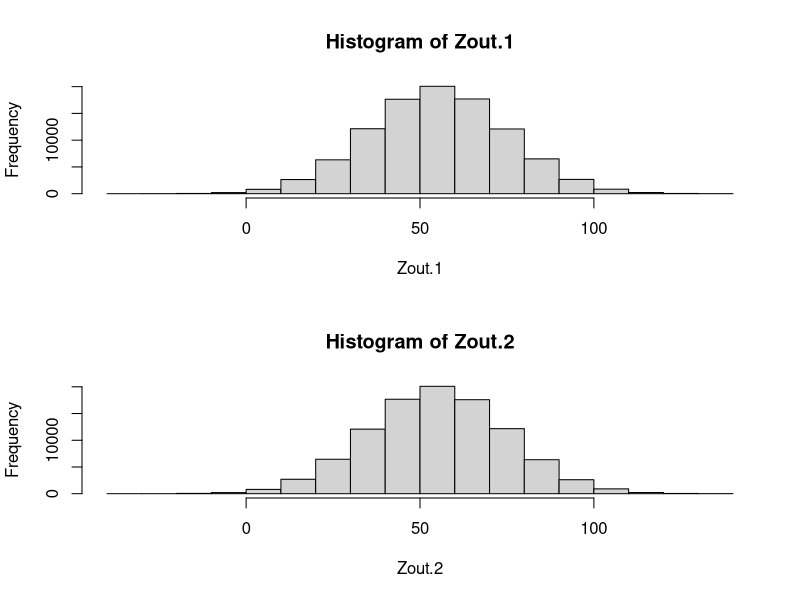
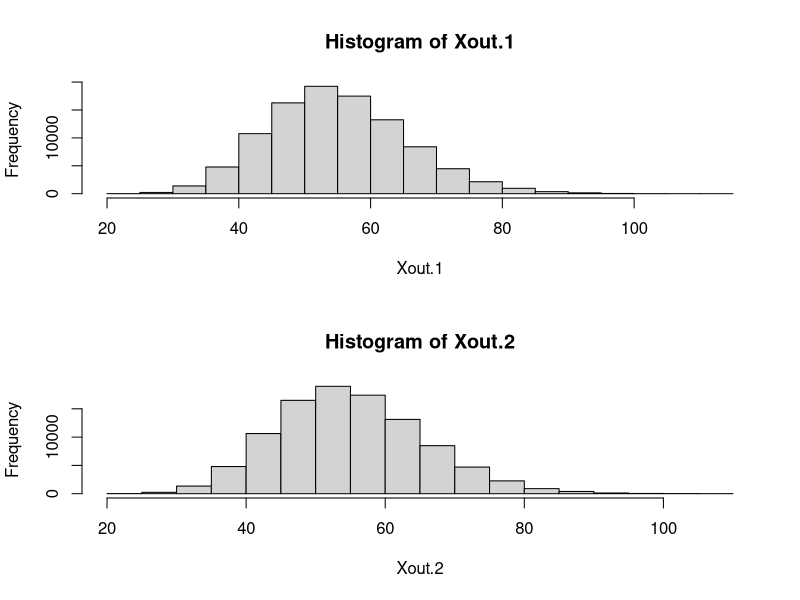
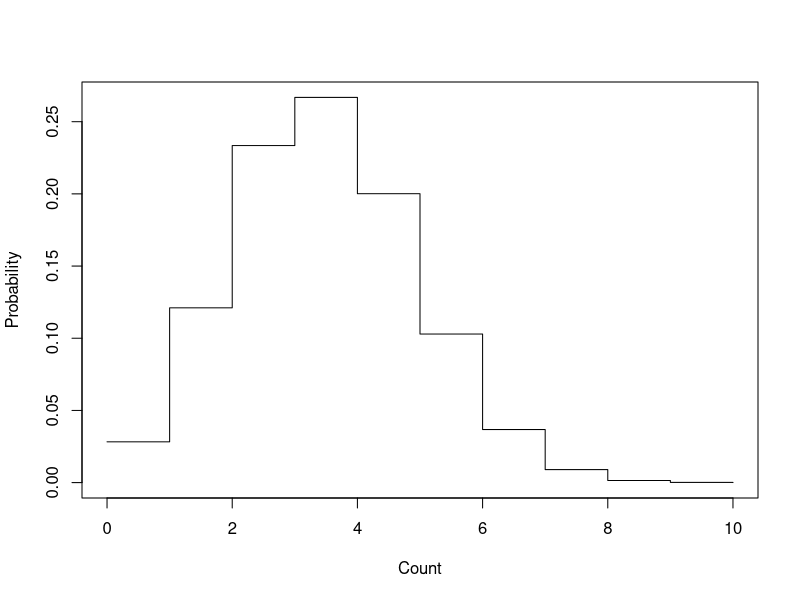
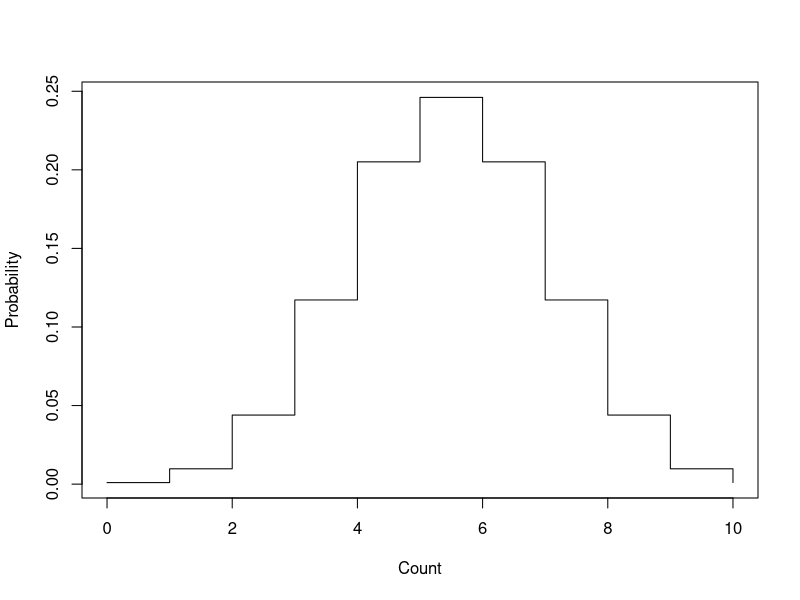
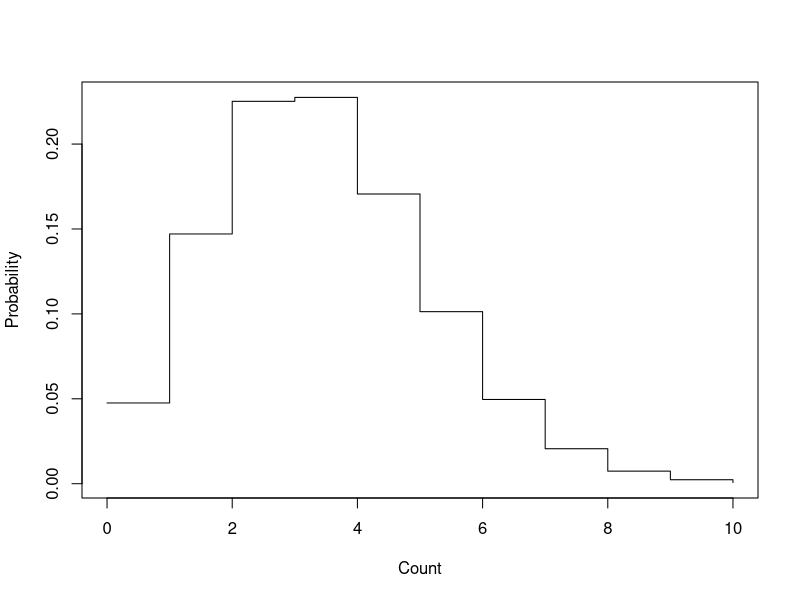
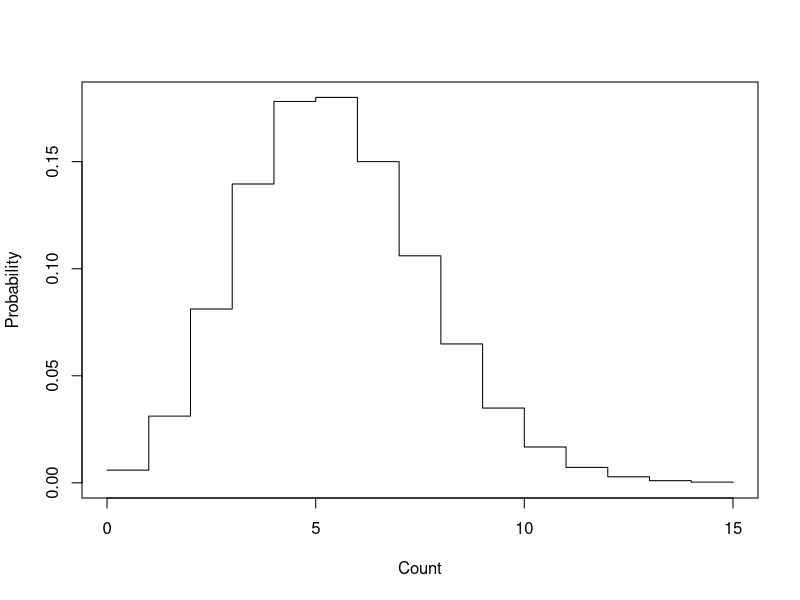
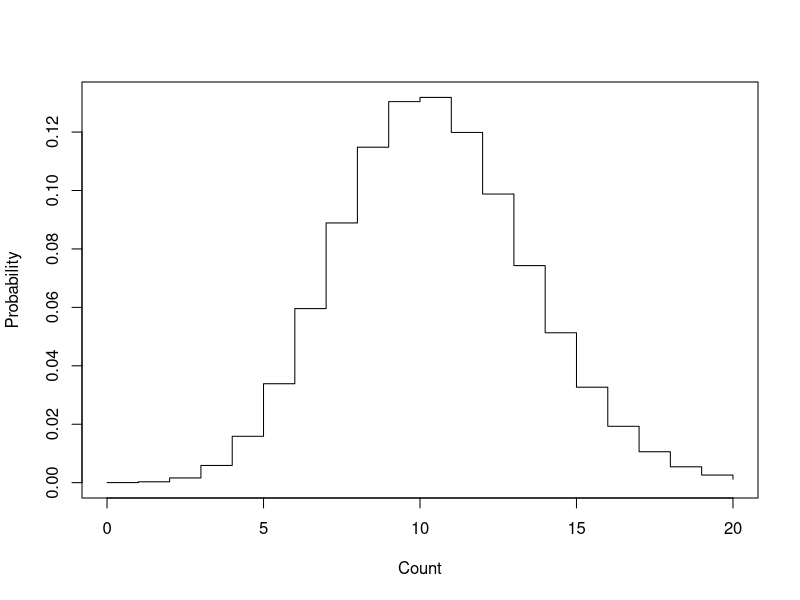
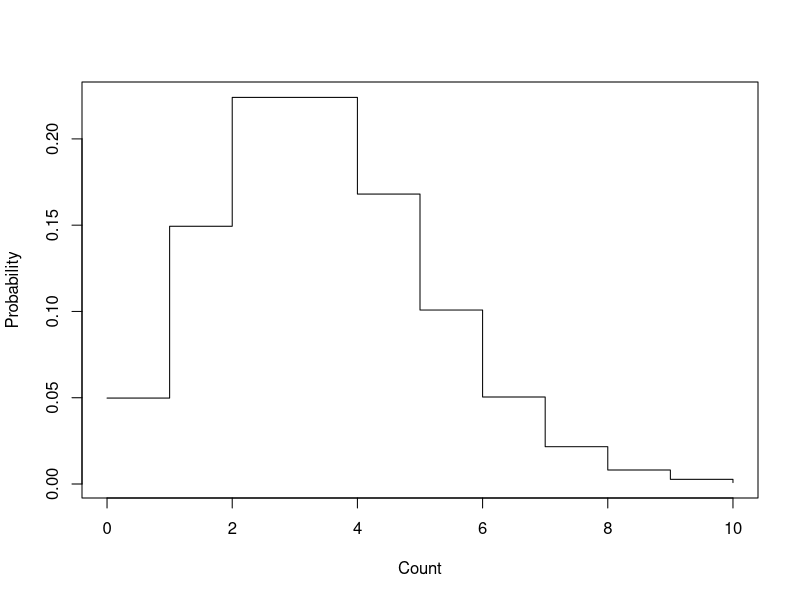

These figures' R source, in order:
# probability function of X
X <- matrix(c(0,1,2,0.2,0.5,0.3),nrow = 3)

# expected value of X
crossprod(X[,1],X[,2])

# variance of X
varf <- function(x,m,p) (x-m)^2*p
sum(mapply(varf, x = X[,1], m = crossprod(X[,1],X[,2]), p = X[,2]))

# additive property of Normal dist

Zout.1 <- replicate(n = 1e5, sum(rnorm(10, mean = 1:10, sd = 1:10)))
Zout.2 <- replicate(n = 1e5, rnorm(1, mean = sum(1:10), sd = sqrt(sum((1:10)^2))))
op <- par(mfrow=c(2,1))
hist(Zout.1)
hist(Zout.2)
par(op)

# additive property of chi-square dist

Xout.1 <- replicate(n = 1e5, sum(rchisq(10, df = 1:10)))
Xout.2 <- replicate(n = 1e5, rchisq(1, df = sum(1:10)))
op <- par(mfrow=c(2,1))
hist(Xout.1)
hist(Xout.2)
par(op)

# Table 1.5
t1.5 <- cbind(dbinom(x = 0:10, size = 10, prob = 0.2),
      dbinom(x = 0:10, size = 20, prob = 0.1),
      dbinom(x = 0:10, size = 200, prob = 0.01),
      dpois(x = 0:10, lambda = 2))
apply(t1.5, 2, function(x)round(x*100,2))

# Figs 1.1(a) - 1.8(a)
plot(0:10, dbinom(x = 0:10, size = 10, prob = 0.3), type = "s", xlab = "Count", ylab = "Probability")
plot(0:10, dbinom(x = 0:10, size = 10, prob = 0.5), type = "s", xlab = "Count", ylab = "Probability")
plot(0:10, dbinom(x = 0:10, size = 100, prob = 0.03), type = "s", xlab = "Count", ylab = "Probability")
plot(0:15, dbinom(x = 0:15, size = 100, prob = 0.05), type = "s", xlab = "Count", ylab = "Probability")
plot(0:20, dbinom(x = 0:20, size = 100, prob = 0.1), type = "s", xlab = "Count", ylab = "Probability")

plot(0:10, dpois(x = 0:10, lambda = 3), type = "s", xlab = "Count", ylab = "Probability")
plot(0:15, dpois(x = 0:15, lambda = 5), type = "s", xlab = "Count", ylab = "Probability")
plot(0:20, dpois(x = 0:20, lambda = 10), type = "s", xlab = "Count", ylab = "Probability")

# Fig 1.9

p <- seq(0,1,0.01)
L <- p*(1 - p)^4
plot(p,L,type="l", ylim = c(0,0.1), xlab = expression(pi), ylab = expression(L(pi)), 
     las = 1)

